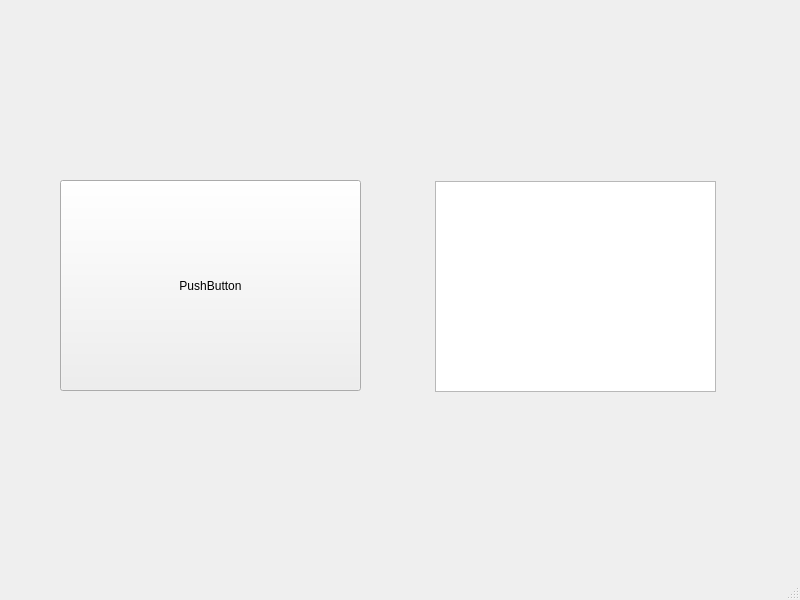
<?xml version="1.0" encoding="UTF-8"?>
<ui version="4.0">
 <class>MainWindow</class>
 <widget class="QMainWindow" name="MainWindow">
  <property name="geometry">
   <rect>
    <x>0</x>
    <y>0</y>
    <width>800</width>
    <height>600</height>
   </rect>
  </property>
  <property name="windowTitle">
   <string>MainWindow</string>
  </property>
  <widget class="QWidget" name="centralwidget">
   <widget class="QPushButton" name="pushButton">
    <property name="geometry">
     <rect>
      <x>60</x>
      <y>180</y>
      <width>301</width>
      <height>211</height>
     </rect>
    </property>
    <property name="text">
     <string>PushButton</string>
    </property>
   </widget>
   <widget class="QListView" name="listView">
    <property name="geometry">
     <rect>
      <x>435</x>
      <y>181</y>
      <width>281</width>
      <height>211</height>
     </rect>
    </property>
   </widget>
  </widget>
  <widget class="QMenuBar" name="menubar">
   <property name="geometry">
    <rect>
     <x>0</x>
     <y>0</y>
     <width>800</width>
     <height>25</height>
    </rect>
   </property>
  </widget>
  <widget class="QStatusBar" name="statusbar"/>
 </widget>
 <resources/>
 <connections/>
</ui>
